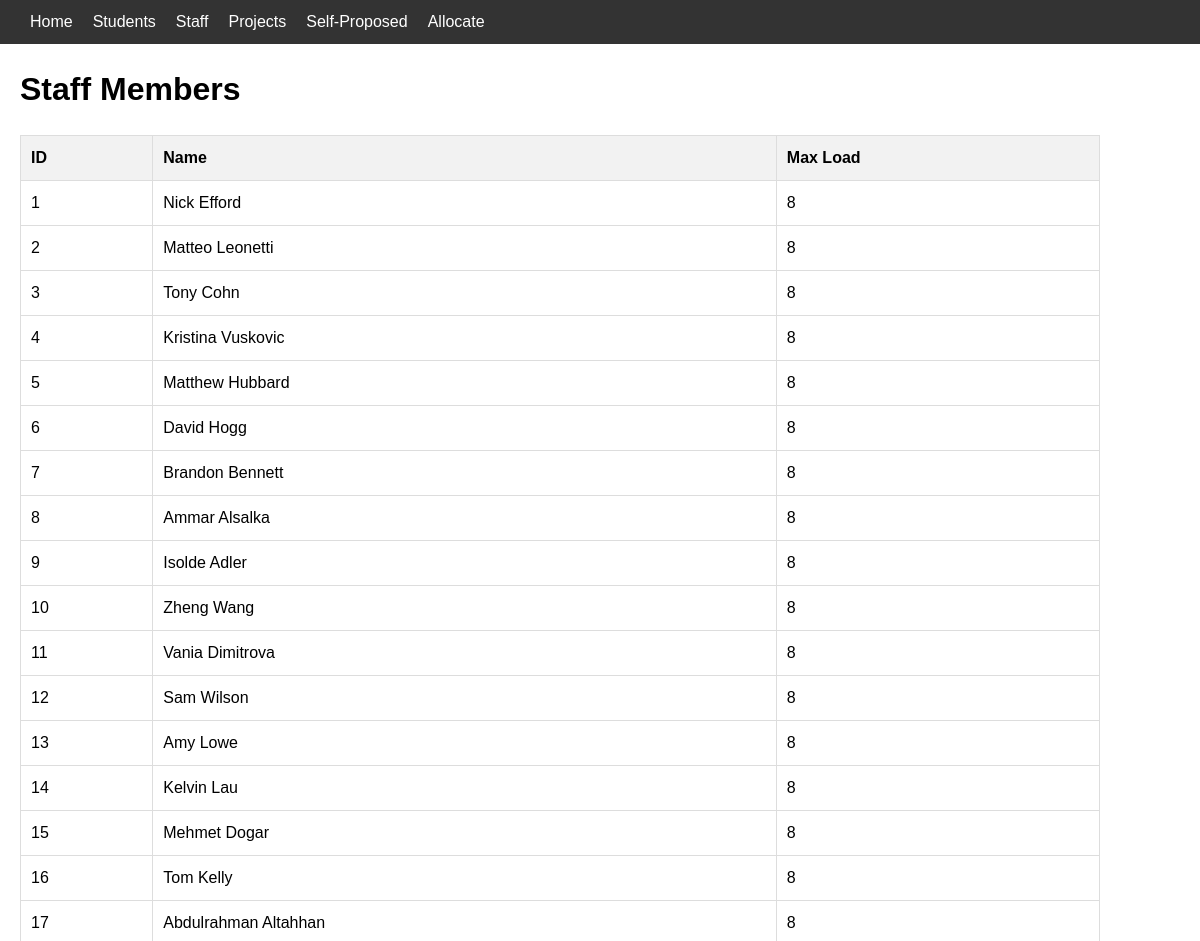
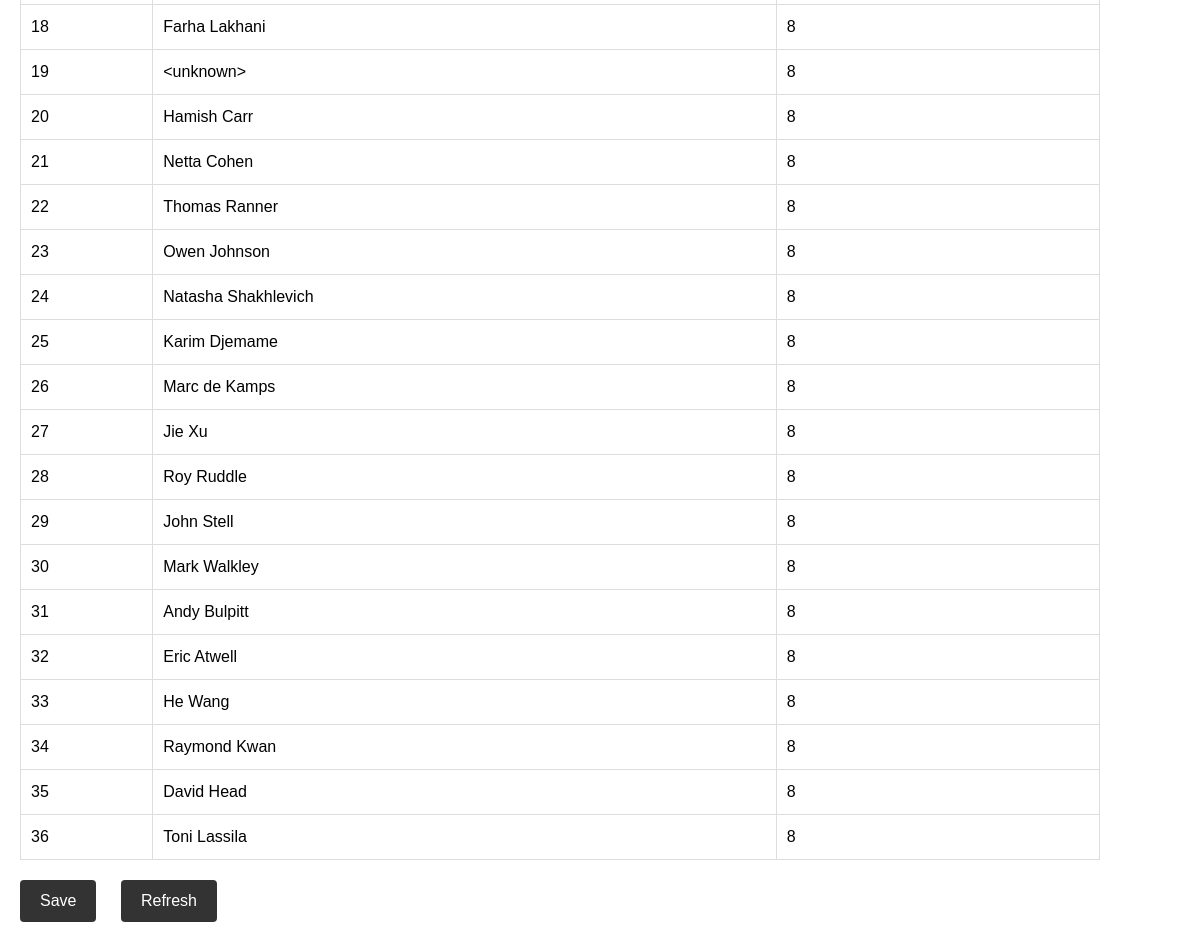
Screenshot of /staff with the database file from the repository (2 pictures, top to bottom).
### app/models.py (models this page shows, shortened)
class Staff(db.Model):
    id = db.Column(db.Integer, primary_key=True)
    name = db.Column(db.String(64), index=True, unique=True)
    max_load = db.Column(db.Integer)
    current_load = db.Column(db.Integer)
    students = db.relationship('Student', backref='staff', lazy='dynamic')
    projects = db.relationship('Project', backref='staff', lazy='dynamic')

### app/routes.py (the view)
@app.route("/staff")
def staff():
    staff = Staff.query.all()
    return render_template('staffTable.html', staff=staff, request=request)

### app/templates/staffTable.html (shortened to what this page needs)
<!DOCTYPE html>
{% extends 'base.html' %}
{% block content %}
    <h1>Staff Members</h1>
    <table id="staff-table">
      <thead>
        <tr>
          <th>ID</th>
          <th>Name</th>
          <th>Max Load</th>
        </tr>
      </thead>
      <tbody>
        {% for member in staff %}
        <tr>
          <td>{{ member.id }}</td>
          <td contenteditable="true">{{ member.name }}</td>
          <td contenteditable="true">{{ member.max_load }}</td>
        </tr>
        {% endfor %}
      </tbody>
    </table>
    <button onclick="save()">Save</button>
    <button onclick="window.location='/staff/refresh'">Refresh</button>
{% endblock %}

### app/static/styles.css (style rules this page uses)
body { font-family: Arial, sans-serif; font-size: 16px; line-height: 1.5; margin: 0; }
h1, h2, h3, h4, h5, h6 { font-weight: bold; margin-left: 20px; }
table { border-collapse: collapse; margin: 20px 0; width: 90%; margin-left: 20px; margin-right: 20px; }
th, td { border: 1px solid #ddd; padding: 10px; }
th { background-color: #f2f2f2; font-weight: bold; text-align: left; }
button { background-color: #333333; border: none; color: #fff; padding: 12px 20px; text-align: center; text-decoration: none; display: inline-block; font-size: 16px; border-radius: 4px; cursor: pointer; margin-left: 20px; margin-bottom: 20px; }

### rows the page displays
Staff: id "1", name "Nick Efford", max_load "8"
Staff: id "2", name "Matteo Leonetti", max_load "8"
Staff: id "3", name "Tony Cohn", max_load "8"
Staff: id "4", name "Kristina Vuskovic", max_load "8"
Staff: id "5", name "Matthew Hubbard", max_load "8"
Staff: id "6", name "David Hogg", max_load "8"
Staff: id "7", name "Brandon Bennett", max_load "8"
Staff: id "8", name "Ammar Alsalka", max_load "8"
Staff: id "9", name "Isolde Adler", max_load "8"
Staff: id "10", name "Zheng Wang", max_load "8"
Staff: id "11", name "Vania Dimitrova", max_load "8"
Staff: id "12", name "Sam Wilson", max_load "8"
Staff: id "13", name "Amy Lowe", max_load "8"
Staff: id "14", name "Kelvin Lau", max_load "8"
Staff: id "15", name "Mehmet Dogar", max_load "8"
Staff: id "16", name "Tom Kelly", max_load "8"
Staff: id "17", name "Abdulrahman Altahhan", max_load "8"
Staff: id "18", name "Farha Lakhani", max_load "8"
Staff: id "19", name "<unknown>", max_load "8"
Staff: id "20", name "Hamish Carr", max_load "8"
Staff: id "21", name "Netta Cohen", max_load "8"
Staff: id "22", name "Thomas Ranner", max_load "8"
Staff: id "23", name "Owen Johnson", max_load "8"
Staff: id "24", name "Natasha Shakhlevich", max_load "8"
Staff: id "25", name "Karim Djemame", max_load "8"
Staff: id "26", name "Marc de Kamps", max_load "8"
Staff: id "27", name "Jie Xu", max_load "8"
Staff: id "28", name "Roy Ruddle", max_load "8"
Staff: id "29", name "John Stell", max_load "8"
Staff: id "30", name "Mark Walkley", max_load "8"
Staff: id "31", name "Andy Bulpitt", max_load "8"
Staff: id "32", name "Eric Atwell", max_load "8"
Staff: id "33", name "He Wang", max_load "8"
Staff: id "34", name "Raymond Kwan", max_load "8"
Staff: id "35", name "David Head", max_load "8"
Staff: id "36", name "Toni Lassila", max_load "8"
